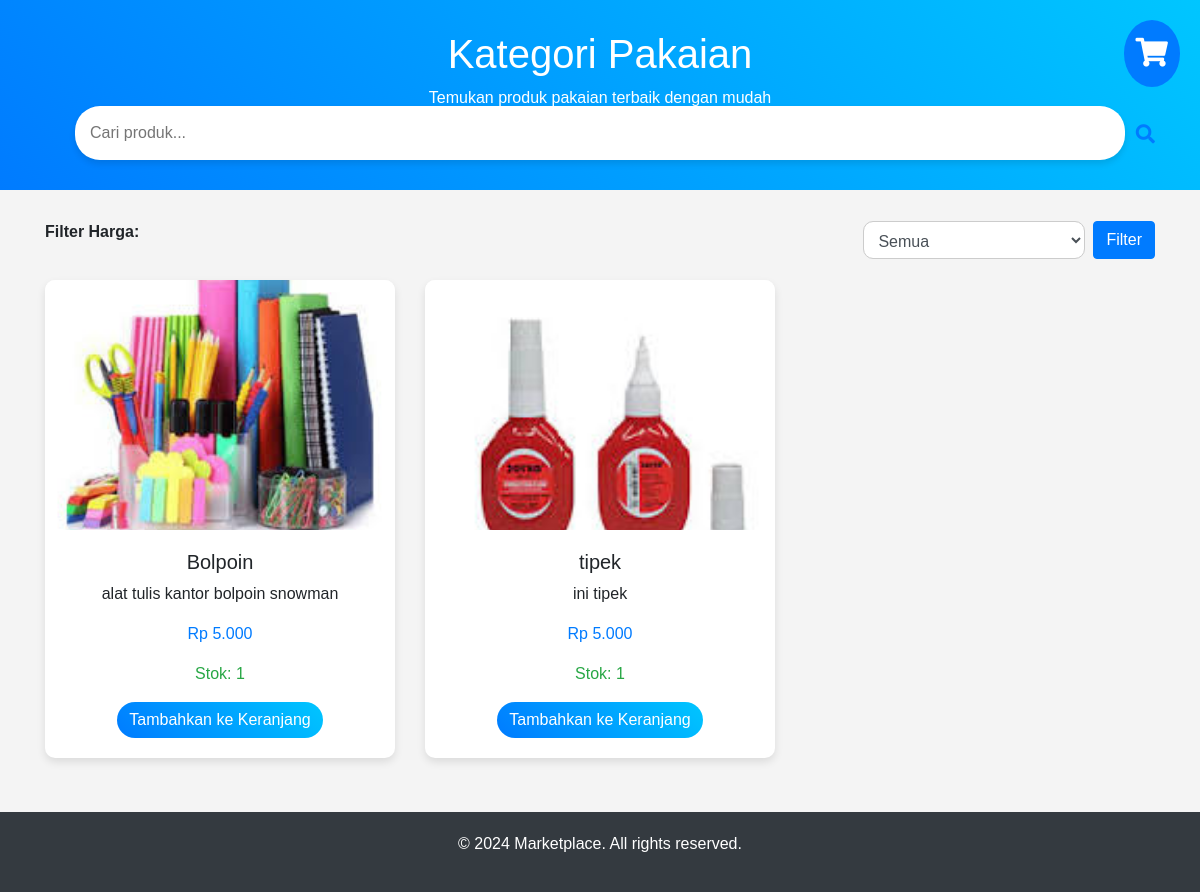
Page /atk.php on the committed database.
### tables this page shows
CREATE TABLE `produk` (
  `id` int(11) NOT NULL,
  `product_name` varchar(255) NOT NULL,
  `category` varchar(100) NOT NULL,
  `price` int(255) NOT NULL,
  `description` text NOT NULL,
  `image` varchar(255) NOT NULL,
  `created_at` timestamp NOT NULL DEFAULT current_timestamp(),
  `quantity` int(11) NOT NULL DEFAULT 1
);

### atk.php (the view, shortened to what this page needs)
<?php
include('config.php');
?>
<!DOCTYPE html>
<html lang="en">
<head>
    <link rel="stylesheet" href="https://stackpath.bootstrapcdn.com/bootstrap/4.4.1/css/bootstrap.min.css">
    <link rel="stylesheet" href="https://cdnjs.cloudflare.com/ajax/libs/font-awesome/5.15.4/css/all.min.css">
</head>
<body>
    <div class="header">
        <h1>Kategori Pakaian</h1>
        <p>Temukan produk pakaian terbaik dengan mudah</p>
        <div class="search-bar container">
            <form method="get">
                <input type="text" name="search" placeholder="Cari produk..." value="<?php echo isset($_GET['search']) ? htmlspecialchars($_GET['search']) : ''; ?>">
                <button type="submit"><i class="fas fa-search"></i></button>
            </form>
        </div>
    </div>
    <div class="container products-container">
        <div class="filter-bar">
            <p><strong>Filter Harga:</strong></p>
            <form method="get" class="form-inline">
                <select name="price_range" class="form-control">
                    <option value="">Semua</option>
                </select>
                <button type="submit" class="btn btn-primary ml-2">Filter</button>
            </form>
        </div>
        <div class="row">
            <?php
            $sql = "SELECT product_name, price, description, image, quantity FROM produk WHERE category = 'atk'";
            $result = $conn->query($sql);
            if ($result && $result->num_rows > 0) {
                while ($row = $result->fetch_assoc()) {
                    echo "<div class='col-md-4 mb-4'>
                            <div class='card product-card'>
                                <img src='uploads/products/{$row['image']}' alt='{$row['product_name']}' />
                                <div class='card-body'>
                                    <h5>{$row['product_name']}</h5>
                                    <p>{$row['description']}</p>
                                    <p class='text-primary'>Rp " . number_format($row['price'], 0, ',', '.') . "</p>
                                    <p class='text-success'>Stok: {$row['quantity']}</p>
                                    <form method='post'>
                                        <input type='hidden' name='product_name' value='{$row['product_name']}'>
                                        <input type='hidden' name='price' value='{$row['price']}'>
                                        <button type='submit' name='add_to_cart' class='btn btn-primary'>Tambahkan ke Keranjang</button>
                                    </form>
                                </div>
                            </div>
                          </div>";
                }
            } else {
                echo "<p class='text-center w-100'>Tidak ada produk ditemukan.</p>";
            }
            ?>
        </div>
    </div>
    <a href="cart.php" class="cart-icon">
        <i class="fas fa-shopping-cart"></i>
    </a>
    <footer>
        <p>&copy; 2024 Marketplace. All rights reserved.</p>
    </footer>
</body>
</html>

### atk.php (style rules this page uses)
body { font-family: 'Arial', sans-serif; background-color: #f4f4f4; }
.header { background: linear-gradient(45deg, #007bff, #00c6ff); color: white; text-align: center; padding: 30px 0; position: relative; }
.header h1 { font-size: 2.5rem; }
.search-bar { margin-top: -20px; position: relative; }
.search-bar input { padding: 15px; border-radius: 25px; border: none; width: calc(100% - 60px); box-shadow: 0 4px 6px rgba(0, 0, 0, 0.1); }
.search-bar button { position: absolute; top: 0; right: 0; border: none; background: none; color: #007bff; font-size: 1.2rem; padding: 15px; cursor: pointer; }
.products-container { margin-top: 30px; }
.filter-bar { display: flex; justify-content: space-between; align-items: center; margin-bottom: 20px; }
.filter-bar select { padding: 10px; border-radius: 10px; border: 1px solid #ccc; }
.product-card { border: none; border-radius: 10px; box-shadow: 0 4px 8px rgba(0, 0, 0, 0.1); transition: transform 0.3s ease, box-shadow 0.3s ease; overflow: hidden; }
.product-card img { height: 250px; object-fit: cover; }
.product-card .card-body { text-align: center; }
.product-card .btn { background: linear-gradient(45deg, #007bff, #00c6ff); color: white; border: none; border-radius: 20px; }
footer { background: #343a40; color: white; text-align: center; padding: 20px 0; margin-top: 30px; }
.cart-icon { position: fixed; top: 20px; right: 20px; font-size: 1.8rem; background-color: #007bff; color: white; padding: 12px; border-radius: 50%; cursor: pointer; }

### rows in the picture
produk: image (picture), product_name "Bolpoin", description "alat tulis kantor bolpoin snowman", price "5.000", quantity "1"
produk: image+product_name (picture), product_name "tipek", description "ini tipek", price "5.000", quantity "1"
